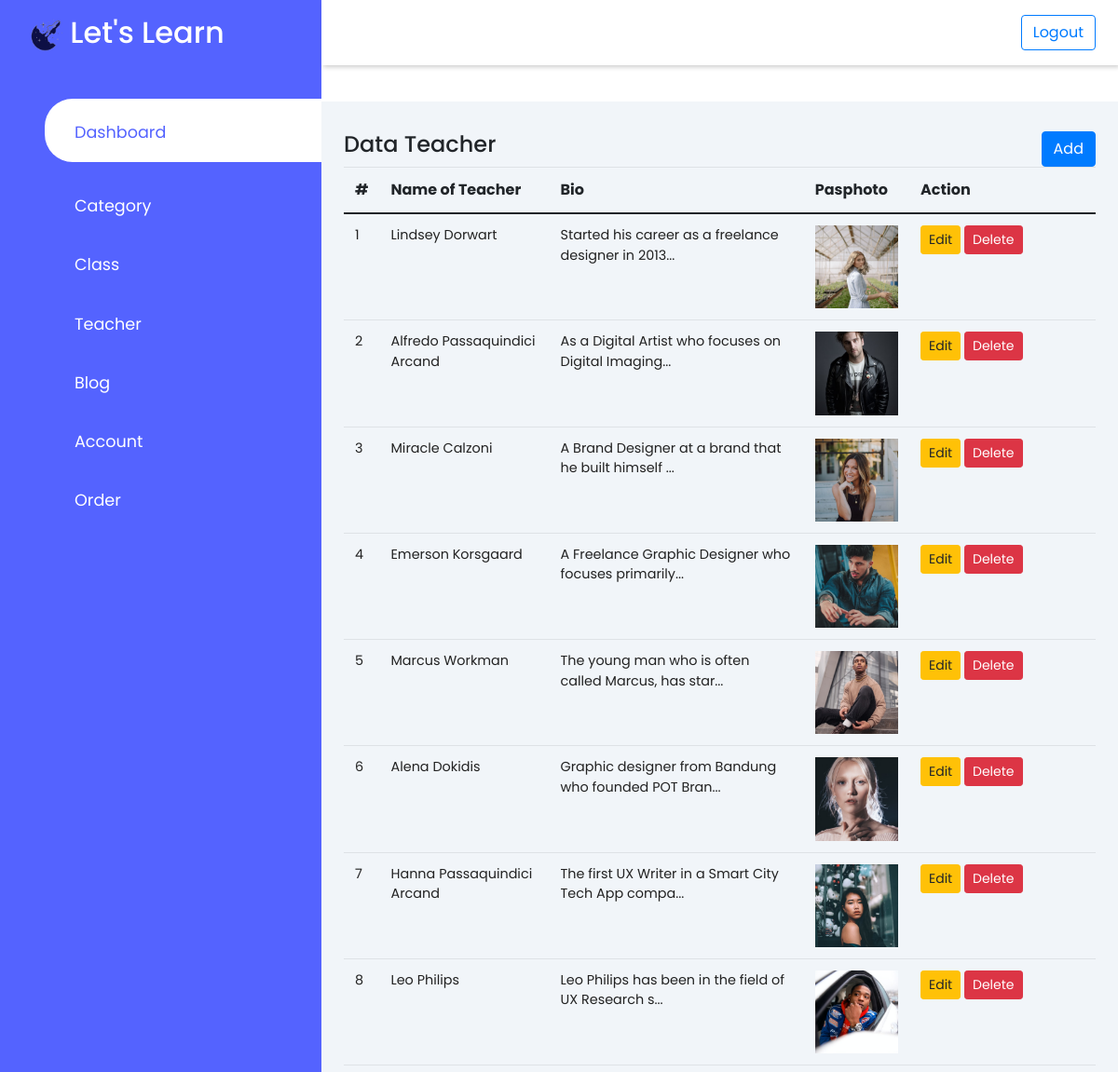
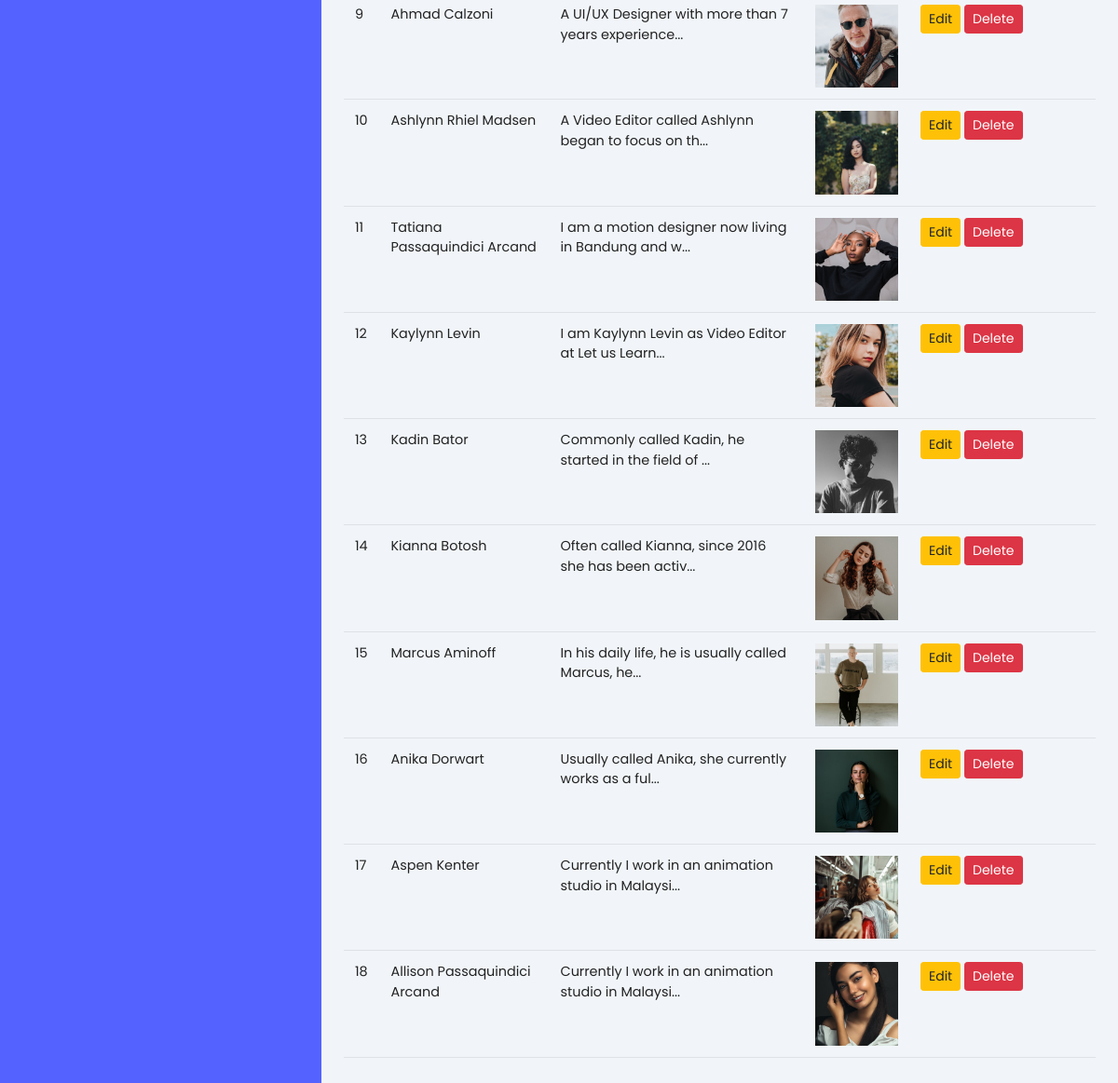
Page /back/index.php?page=guru on the committed database (2 pictures, top to bottom).
### tables this page shows
CREATE TABLE `guru` (
  `id_guru` int(11) NOT NULL,
  `nama_guru` varchar(100) NOT NULL,
  `bio_guru` text NOT NULL,
  `pasphoto` varchar(255) NOT NULL
);

### back/guru/index.php (the view)
<div class="row">
    <div class="col-md-12">
        <div class="d-flex justify-content-between">
            <h4>Data Teacher</h4>
            <a href="index.php?page=guru_create" class="btn btn-primary">Add</a>
        </div>
        <div class="table-responsive">
            <table class="table">
                <thead>
                    <tr>
                        <th>#</th>
                        <th>Name of Teacher</th>
                        <th>Bio</th>
                        <th>Pasphoto</th>
                        <th>Action</th>
                    </tr>
                </thead>
                <tbody>
                    <?php
                    $query = mysqli_query($koneksi, "SELECT * FROM guru");
                    $no = 1;
                    foreach($query as $data){
                    ?>
                    <tr>
                        <td><?= $no++ ?></td>
                        <td><?= $data['nama_guru'] ?></td>
                        <td><?= substr($data['bio_guru'],0,50); echo "..." ?></td>
                        <td>
                            <img src="../aset/img/guru/<?= $data['pasphoto'] ?>" class="img-fluid img-thumbs" width="100" alt="">
                        </td>
                        <td width="200">
                            <div class="btn-group">
                                <a href="index.php?page=guru_edit&id=<?= $data['id_guru'] ?>" class="btn btn-sm btn-warning">Edit</a>
                            </div>
                            <a href="index.php?page=guru_delete&id=<?= $data['id_guru'] ?>" class="btn btn-sm btn-danger" onclick="return confirm('Apakah anda yakin?')">Delete</a>
                        </td>
                    </tr>
                    <?php
                    }
                    ?>
                </tbody>
            </table>
        </div>
    </div>
</div>

### back/index.php (shortened to what this page needs)
<!DOCTYPE html>
<html lang="en">
<head>
    <link rel="stylesheet"
        href="https://maxst.icons8.com/vue-static/landings/line-awesome/line-awesome/1.3.0/css/line-awesome.min.css">
    <link href="https://cdn.jsdelivr.net/npm/bootstrap@5.0.2/dist/css/bootstrap.min.css" rel="stylesheet"
>
    <link rel="stylesheet" href="https://stackpath.bootstrapcdn.com/bootstrap/4.5.0/css/bootstrap.min.css">
    <link rel="stylesheet" href="../aset/css/style.css">
</head>
<body>
    <div class="sidebar">
        <div class="sidebar-brand">
            <h2><img src="../aset/img/logo.png" width="35" height="35"> Let's Learn</h2>
        </div>
        <div class="sidebar-menu">
            <ul>
                <li>
                    <a href="index.php" class="active"><span class="las la-igloo"></span>
                        <span>Dashboard</span></a>
                </li>
                <li>
                    <a href="index.php?page=kategori"><span class="las la-clipboard-list"></span>
                        <span>Category</span></a>
                </li>
                <li>
                    <a href="index.php?page=kelas"><span class="las la-book"></span>
                        <span>Class</span></a>
                </li>
                <li>
                    <a href="index.php?page=guru"><span class="las la-user-tie"></span>
                        <span>Teacher</span></a>
                </li>
                <li>
                    <a href="index.php?page=blog"><span class="las la-edit"></span>
                        <span>Blog</span></a>
                </li>
                <li>
                    <a href="index.php?page=akun"><span class="las la-users"></span>
                        <span>Account</span></a>
                </li>
                <li>
                    <a href="index.php?page=order"><span class="las la-shopping-bag"></span>
                        <span>Order</span></a>
                </li>
            </ul>
        </div>
    </div>
    <div class="main-content">
        <header>
            <li>
                <a href="../front/index.php?page=logout" class="btn btn-outline-primary align-item-middle">Logout</a>
            </li>
        </header>
        <main>
            <?php
            include "menu.php";
            ?>
        </main>
    </div>
</body>
</html>

### back/menu.php (shortened to what this page needs)
<?php
    if(isset($_GET['page'])){
        $page = $_GET['page'];
        include '../aset/lib/koneksi.php';
        switch($page){
            case 'guru':
                include 'guru/index.php';
                break;
        }
    }else{
        include '../aset/lib/koneksi.php';
        include 'dashboard.php';
    }

### aset/css/style.css (style rules this page uses)
:root { --main-color:#5463ff; --color-dark:#2537ff; --text-grey: #8390A2; }
* { padding: 0; margin: 0; box-sizing: border-box; list-style-type: none; text-decoration: none; font-family: 'Poppins', sans-serif; }
.sidebar { width: 345px; position: fixed; left: 0; top: 0; height: 100%; background: var(--main-color); z-index: 100; }
.sidebar-brand { height: 90px; padding: 1rem 0rem 1rem 2rem; color: #fff; }
.sidebar-menu { margin-top: 1rem; }
.sidebar-menu li { width: 100%; margin-bottom: 1.7rem; padding-left: 1rem; }
.sidebar-menu a { padding-left: 1rem; display: block; color: #fff; font-size: 1.1rem; }
.sidebar-menu a.active { background: #fff; padding-top: 1rem; padding-bottom: 1rem; color: var(--main-color); border-radius: 30px 0px 0px 30px; }
.sidebar-menu a span:first-child { font-size:1.5rem; padding-right: 1rem; }
.main-content { margin-left: 345px; }
header { display: flex; justify-content: space-between; padding: 1rem 1.5rem; background: #fff; box-shadow: 2px 2px 5px rgba(0,0,0,0.2); position: fixed; width: calc(100% - 345px); top: 0; z-index: 100; }
main { margin-top: 85px; padding: 2rem 1.5rem; background: #f1f5f9; min-height: calc(100vh - 90px); }
table { border-collapse: collapse; }
thead tr { border-top: 1px solid #f0f0f0; border-bottom: 2px solid #f0f0f0; }
td { padding: .5rem 1rem; font-size: .9rem; color: #222; }
.table-responsive { width: 100%; overflow-x: auto; }

### rows in the picture
guru: nama_guru "Lindsey Dorwart", bio_guru "Started his career as a freelance designer in 2013", pasphoto (picture)
guru: nama_guru "Alfredo Passaquindici Arcand", bio_guru "As a Digital Artist who focuses on Digital Imaging", pasphoto (picture)
guru: nama_guru "Miracle Calzoni", bio_guru "A Brand Designer at a brand that he built himself", pasphoto (picture)
guru: nama_guru "Emerson Korsgaard", bio_guru "A Freelance Graphic Designer who focuses primarily", pasphoto (picture)
guru: nama_guru "Marcus Workman", bio_guru "The young man who is often called Marcus, has star", pasphoto (picture)
guru: nama_guru "Alena Dokidis", bio_guru "Graphic designer from Bandung who founded POT Bran", pasphoto (picture)
guru: nama_guru "Hanna Passaquindici Arcand", bio_guru "The first UX Writer in a Smart City Tech App compa", pasphoto (picture)
guru: nama_guru "Leo Philips", bio_guru "Leo Philips has been in the field of UX Research s", pasphoto (picture)
guru: nama_guru "Ahmad Calzoni", bio_guru "A UI/UX Designer with more than 7 years experience", pasphoto (picture)
guru: nama_guru "Ashlynn Rhiel Madsen", bio_guru "A Video Editor called Ashlynn began to focus on th", pasphoto (picture)
guru: nama_guru "Tatiana Passaquindici Arcand", bio_guru "I am a motion designer now living in Bandung and w", pasphoto (picture)
guru: nama_guru "Kaylynn Levin", bio_guru "I am Kaylynn Levin as Video Editor at Let us Learn", pasphoto (picture)
guru: nama_guru "Kadin Bator", bio_guru "Commonly called Kadin, he started in the field of", pasphoto (picture)
guru: nama_guru "Kianna Botosh", bio_guru "Often called Kianna, since 2016 she has been activ", pasphoto (picture)
guru: nama_guru "Marcus Aminoff", bio_guru "In his daily life, he is usually called Marcus, he", pasphoto (picture)
guru: nama_guru "Anika Dorwart", bio_guru "Usually called Anika, she currently works as a ful", pasphoto (picture)
guru: nama_guru "Aspen Kenter", bio_guru "Currently I work in an animation studio in Malaysi", pasphoto (picture)
guru: nama_guru "Allison Passaquindici Arcand", bio_guru "Currently I work in an animation studio in Malaysi", pasphoto (picture)
